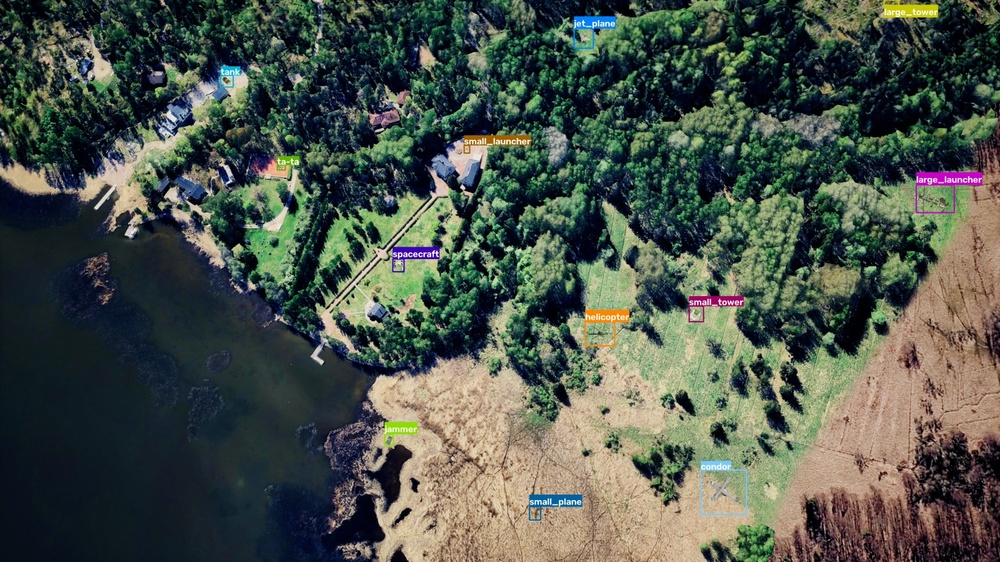
#> input picture drone-flyby/images/drone_bbox1.jpg, 1000 x 562 px, shrunk from 1600 x 900 before the run; its folder holds only this picture in this run
$ python -i conditioned_shape.py   (imports and definitions only)   (older library calls are emulated)
#> lines starting #> are read from the running program, lines starting #| are printed output that depends on the picture
#> further down, picture is the input picture: shape (562, 1000, 3); mean B, G, R 74.4, 84, 76
"""Experimental class/position/axis-conditioned, reflection-consistent profiles.

The motion calibration supplies the perspective geometry. This small residual
model supplies bounded edge-rate corrections. It is not a metric 3D model.
Unvalidated classes fall back to the shared tracker, even after fitting.
"""
from __future__ import annotations

from dataclasses import dataclass, replace

import numpy as np

from .edge_profile import EdgeMotionProfile, edge_geometry
from .motion import MotionModel, ProjectionError, box_array, finite


# [47 lines left out: function fit_residual_factors, not called in this run]


def axis_from_crop(image):
    """Return an undirected image-axis proxy and anisotropy, not 3D heading.

    Uses only this crop. Low spatial anisotropy or insufficient detail returns
    no axis. The score is a geometric descriptor, not calibrated confidence.
    """
    import cv2
    if image is None or min(image.shape[:2]) < 8:
        return None, 0.
    gray = cv2.cvtColor(image, cv2.COLOR_BGR2GRAY) if image.ndim == 3 else image
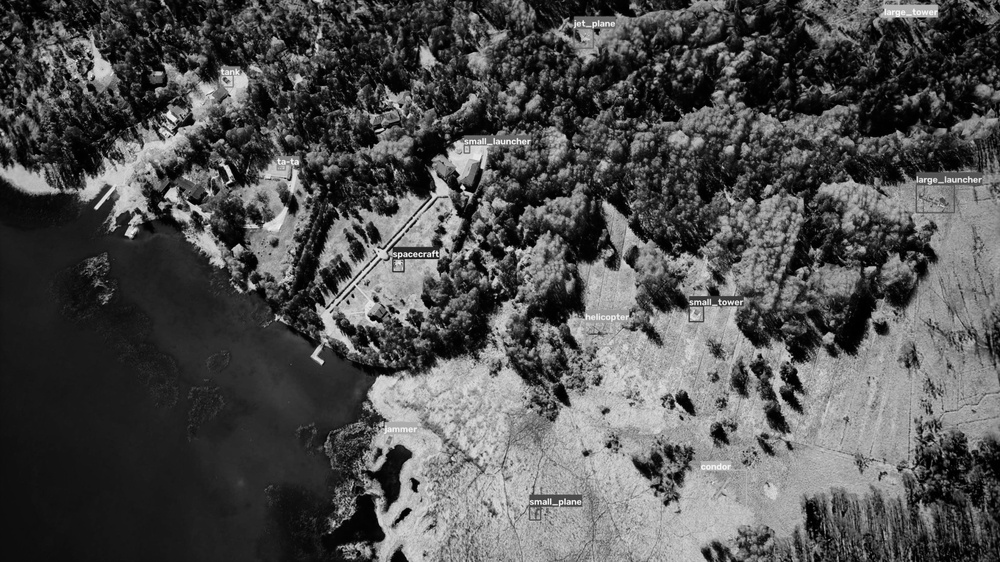
#> gray: shape (562, 1000); min 0, max 250, mean 80.5
    gray = gray.astype(np.float64)
    gx = cv2.Sobel(gray, cv2.CV_64F, 1, 0)
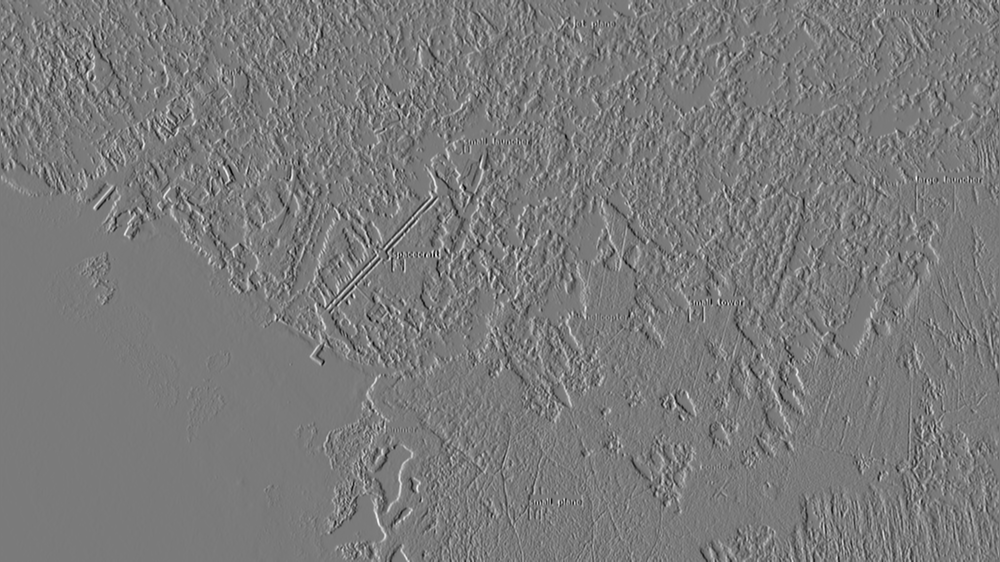
#> gx: shape (562, 1000) float64; min -795, max 859, mean 0.4; drawn with min black and max white
    gy = cv2.Sobel(gray, cv2.CV_64F, 0, 1)
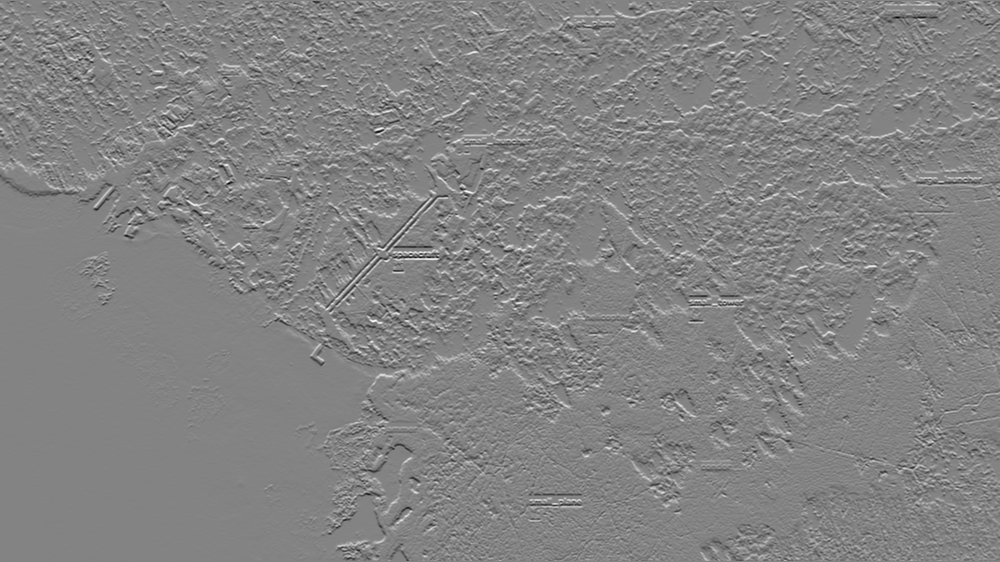
#> gy: shape (562, 1000) float64; min -907, max 852, mean 0.2; drawn with min black and max white
    weight = np.hypot(gx, gy)
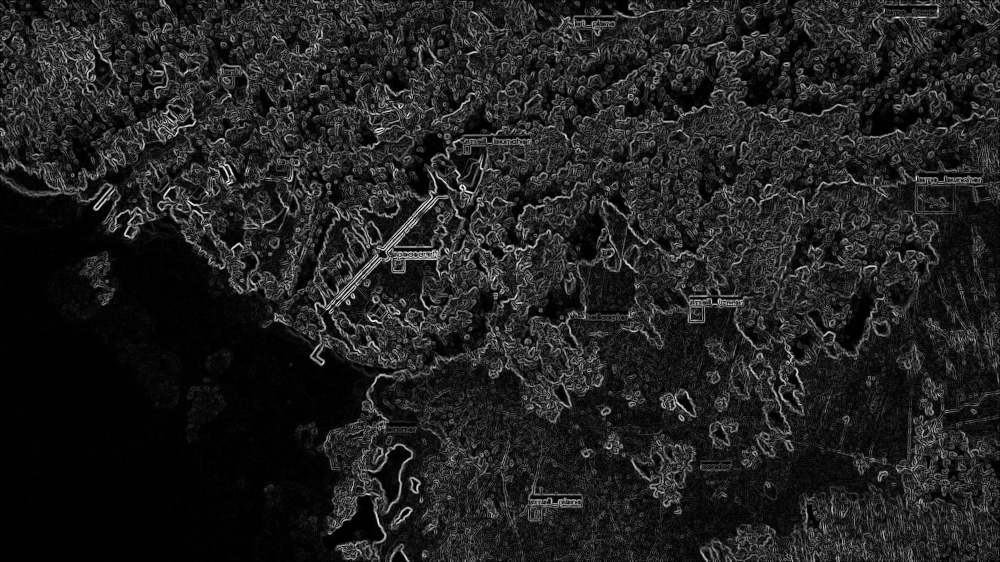
#> weight: shape (562, 1000) float64; min 0, max 907.3, mean 117.5; drawn with min black and max white
    weight[[0, -1], :] = 0; weight[:, [0, -1]] = 0
#> after `weight[:, [0, -1]] = 0`:
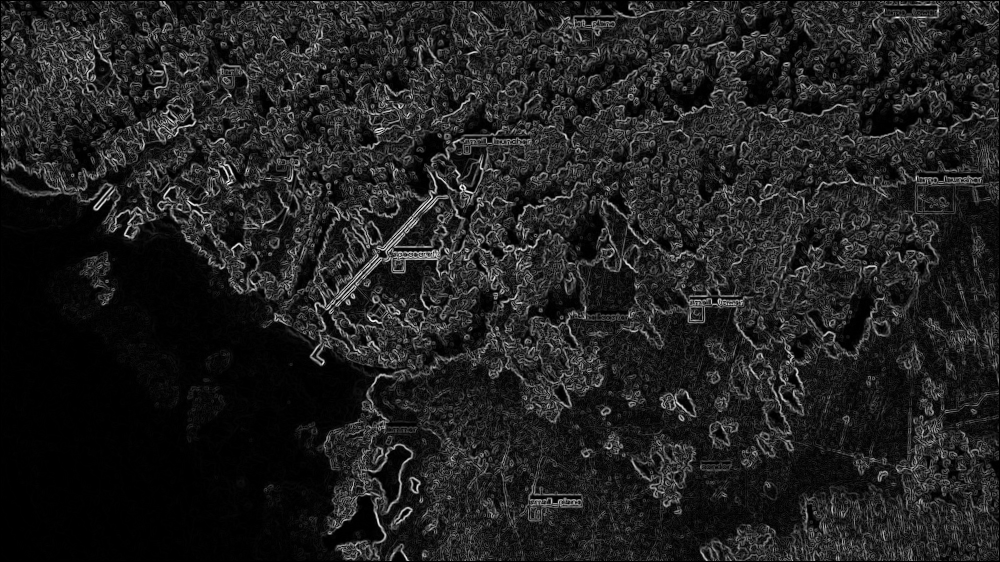
#> weight: shape (562, 1000) float64; min 0, max 907.3, mean 117.1; drawn with min black and max white
    if weight.sum() < 1e-8:
        return None, 0.
    y, x = np.indices(gray.shape)
    points = np.c_[x.ravel(), y.ravel()]
    weights = weight.ravel()/weight.sum()
    centered = points-np.sum(points*weights[:, None], axis=0)
#> centered = 562000 pairs, first value -548.4 to 450.6, second value -244 to 317
    covariance = (centered*weights[:, None]).T@centered
#> covariance = [[67464.8, 10315.6], [10315.6, 24488.6]]
    values, vectors = np.linalg.eigh(covariance)
#> values = [22140.9, 69812.6]; vectors = [[0.222, -0.975], [-0.975, -0.222]]
    score = float((values[1]-values[0])/max(values.sum(), 1e-8))
#> score = 0.518
    if score < .25:
        return None, score
    axis = vectors[:, 1]
#> axis = [-0.975, -0.222]
    return float(np.arctan2(axis[1], axis[0]) % np.pi), score


# [36 lines left out: functions features, _design, not called in this run]


@dataclass(frozen=True)
class ConditionedShapeModel:
    classes: tuple[str, ...]
    instance_counts: dict
    even_weights: np.ndarray
    odd_weights: np.ndarray
    reference_step_m: float
    training: dict
    max_factor: float = 1.15
    validated_classes: tuple[str, ...] = ()

    # [155 lines left out: functions __post_init__, fit, candidate_factors, predict, qualify, to_dict and 1 more, not called in this run]

>>> import cv2
>>> picture = cv2.imread('../../../images/drone_bbox1.jpg')
>>> result = axis_from_crop(picture)
#> result = (0.224, 0.518)

$ run again, on drone-flyby/images/resolution_levels.jpg
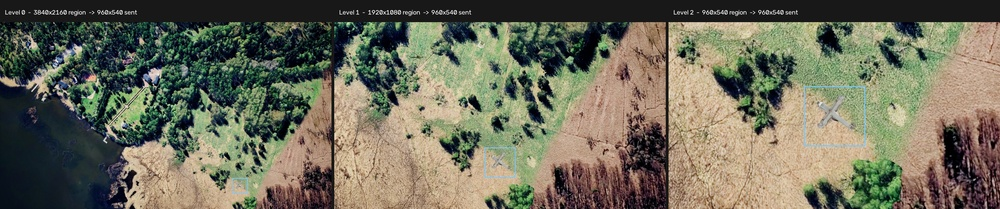
#> input picture drone-flyby/images/resolution_levels.jpg, 1000 x 209 px, shrunk from 2896 x 604 before the run
#> picture is the input picture: shape (209, 1000, 3); mean B, G, R 90.9, 108.8, 110.4
#> in axis_from_crop, `gy = cv2.Sobel(gray, cv2.CV_64F, 0, 1)`:
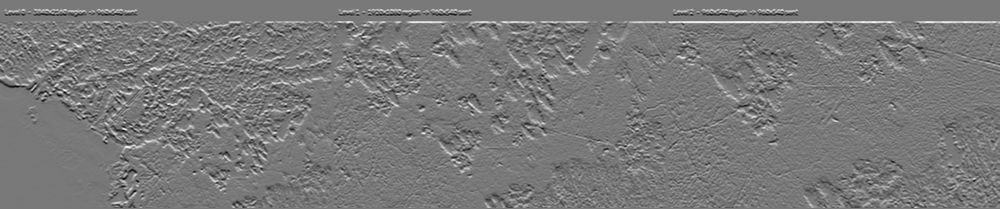
#> gy: shape (209, 1000) float64; min -725, max 801, mean 2.8; drawn with min black and max white
#> in axis_from_crop, `weight[:, [0, -1]] = 0`:
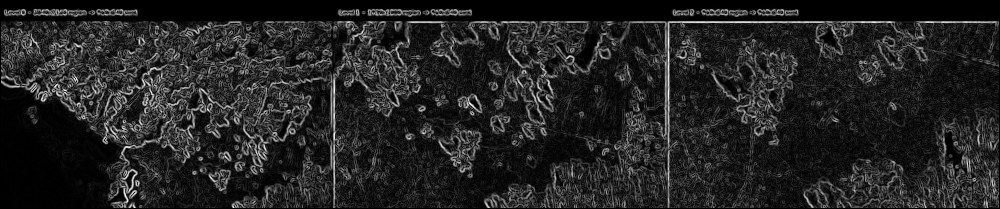
#> weight: shape (209, 1000) float64; min 0, max 865.2, mean 122.5; drawn with min black and max white
#> centered = 209000 pairs, first value -479.7 to 519.3, second value -103.6 to 104.4
#> covariance = [[79428.7, 2146.2], [2146.2, 3134.4]]
#> values = [3074.1, 79489]; vectors = [[0.0281, -1], [-1, -0.0281]]
#> score = 0.926
#> axis = [-1, -0.0281]
#> result = (0.0281, 0.926)
